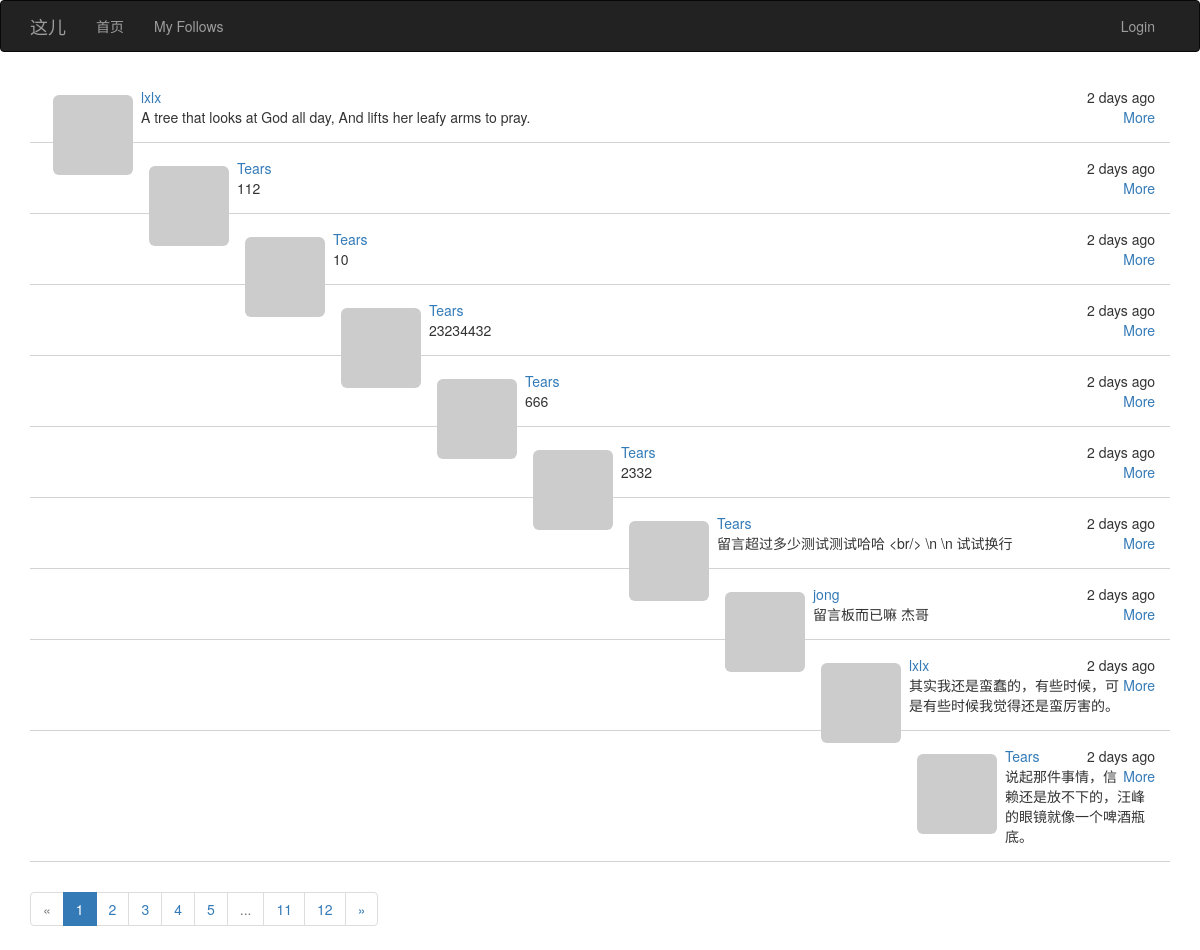
Before: / with the older database file.
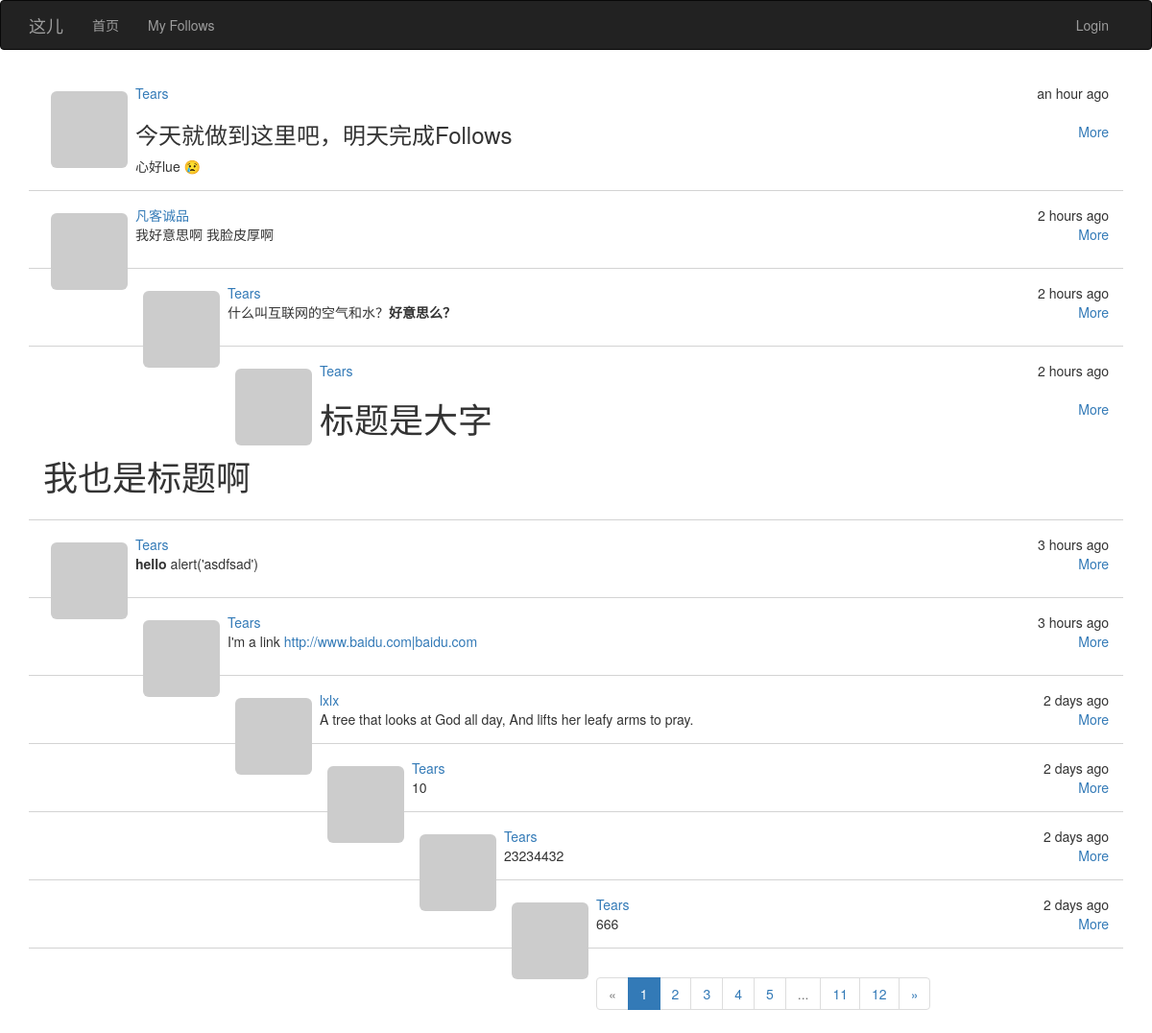
After: the same page with the newer database file.
### app/models.py (models this page shows, shortened)
class Post(db.Model):
    __tablename__ = 'posts'
    id = db.Column(db.Integer, primary_key=True)
    body = db.Column(db.Text)
    body_html = db.Column(db.Text)
    timestamp = db.Column(db.DateTime, index=True, default=datetime.utcnow)
    author_id = db.Column(db.Integer, db.ForeignKey('users.id'))

class User(UserMixin, db.Model):
    __tablename__ = 'users'
    id = db.Column(db.Integer, primary_key=True)
    email = db.Column(db.String(64), unique=True, index=True)
    username = db.Column(db.String(64), unique=True, index=True)
    password_hash = db.Column(db.String(128))
    confirmed = db.Column(db.Boolean, default=False)
    role_id = db.Column(db.Integer, db.ForeignKey('roles.id'))
    posts = db.relationship('Post', backref='author', lazy='dynamic')
    location = db.Column(db.String(64))
    about_me = db.Column(db.Text())
    member_since = db.Column(db.DateTime(), default=datetime.utcnow)
    last_seen = db.Column(db.DateTime(), default=datetime.utcnow)
    avatar = db.Column(db.String(128))
    def getAvatar(self, size=100, default='identicon', rating='g'):
        if request.is_secure:
            url = "https://secure.gravatar.com/avatar"
        else:
            url = 'http://www.gravatar.com/avatar'
        hash = self.avatar or self.cemail
        return '{url}/{hash}?s={size}&d={default}&r={rating}'.format(
            url=url, hash=hash, default=default, rating=rating, size=size)
    @property
    def cemail(self):
        """
        返回同email
        @return:
        @rtype:
        """
        return self.email
    @property
    def password(self):
        raise AttributeError('password is not readable attribute')

### app/main/views.py (the view)
@main.route('/', methods=['POST', 'GET'])
def home():
    form = PostForm()
    if current_user.can(Permission.POST_ARTICLES) and form.validate_on_submit():
        post = Post(body=form.body.data, author=current_user._get_current_object())
        db.session.add(post)
        db.session.commit()
        return redirect(url_for('.home'))
    page = request.args.get('page', 1, type=int)
    pagination = Post.query.order_by(Post.timestamp.desc()) \
        .paginate(page, per_page=current_app.config['POSTS_PER_PAGE'], error_out=False)
    posts = pagination.items
    return render_template("index.html", form=form, posts=posts, pagination=pagination)

### app/main/__init__.py (called while the page is built)
@main.app_context_processor
def inject_permissions():
    return dict(Permission=Permission)

### app/models.py (called while the page is built)
    def can(self, permissions):
        return False

### app/templates/index.html (shortened to what this page needs)
{% extends "bootstrap_base.html" %}
{% import "bootstrap/wtf.html" as wtf %}
{% import "message.html" as message %}
{% block head %}{{ super() }}
{% endblock %}
{% block content %}
<div class="container">
    {% include '_posts.html' %}
    {% import '_posts.html' as posts%}
    {{posts.pagination_widget(pagination,'.home')}}
</div>
{% endblock %}

### app/templates/_posts.html
<ul class="posts">
    {% for post in posts %}
    {% if post and post.author %}
    <li>
        <div class="post-thumbnail">
            <a href="{{url_for('.user',id=post.author.id)}}">
                <img src="{{ post.author.getAvatar(size=40) }}"
                     class="img-rounded profile-thumbnail"/></a>
        </div>
        <div class="post-date">{{ moment(post.timestamp).fromNow()}}</div>
        <div class="post-author"><a href="{{url_for('.user',id=post.author.id)}}">
            {{ post.author.username}}</a></div>
        <div class="post-body">
            <span class="pull-right"><a href="{{url_for('.post',id=post.id)}}">More</a></span>
            {% if post.body_html %}
            {{ post.body_html| safe}}
            {% else %}
            {{ post.body }}
            {% endif %}
        </div>
    </li>
    {% endif %}
    {% endfor %}
</ul>
{% macro pagination_widget(pagination,endpoint) %}
<nav aria-label="Page navigation">
    <ul class="pagination">
        <li {% if not pagination.has_prev %} class="disabled" {% endif%}>
            <a href="{% if pagination.has_prev %}{{url_for(endpoint,page=pagination.page-1)}}
             {%else%}#{% endif%}" aria-label="Previous">
                <span aria-hidden="true">&laquo;</span>
            </a>
        </li>
        {% for p in pagination.iter_pages()%}
        {%if p == pagination.page %}
        <li class="active"><a href="{{url_for(endpoint,page=p)}}">{{p}}</a>
        </li>
        {% elif p %}
        <li><a href="{{url_for(endpoint,page=p)}}">{{p}}</a>
        </li>
        {% else %}
        <li class="disabled"><a href="{{url_for(endpoint,page=p)}}">...</a>
        </li>
        {% endif%}
        {% endfor %}
        <li {% if not pagination.has_next %} class="disabled" {% endif%}>
            <a href="{% if pagination.has_next %}{{url_for(endpoint,page=pagination.page+1)}}
             {%else%}#{% endif%}" aria-label="Next">
                <span aria-hidden="true">&raquo;</span>
            </a>
        </li>
    </ul>
</nav>
{% endmacro %}

Changed rows visible on the page:
removed Post: timestamp "2 days ago", author.username "Tears", body "112"
no longer on this page (row unchanged): Post: timestamp "2 days ago", author.username "Tears", body "2332"
no longer on this page (row unchanged): Post: timestamp "2 days ago", author.username "Tears", body "留言超过多少测试测试哈哈 <br/> \\n \\n 试试换行"
no longer on this page (row unchanged): Post: timestamp "2 days ago", author.username "jong", body "留言板而已嘛 杰哥"
no longer on this page (row unchanged): Post: timestamp "2 days ago", author.username "lxlx", body "其实我还是蛮蠢的，有些时候，可是有些时候我觉得还是蛮厉害的。"
no longer on this page (row unchanged): Post: timestamp "2 days ago", author.username "Tears", body "说起那件事情，信赖还是放不下的，汪峰的眼镜就像一个啤酒瓶底。"
added Post: timestamp "an hour ago", author.username "Tears", body_html "今天就做到这里吧，明天完成Follows 心好lue 😢"
added Post: timestamp "2 hours ago", author.username "凡客诚品", body_html "我好意思啊 我脸皮厚啊"
added Post: timestamp "2 hours ago", author.username "Tears", body_html "什么叫互联网的空气和水？ 好意思么？"
added Post: timestamp "2 hours ago", author.username "Tears", body_html "标题是大字 我也是标题啊"
added Post: timestamp "3 hours ago", author.username "Tears", body_html "hello alert('asdfsad')"
added Post: timestamp "3 hours ago", author.username "Tears", body_html "I'm a link http://www.baidu.com|baidu.com"
